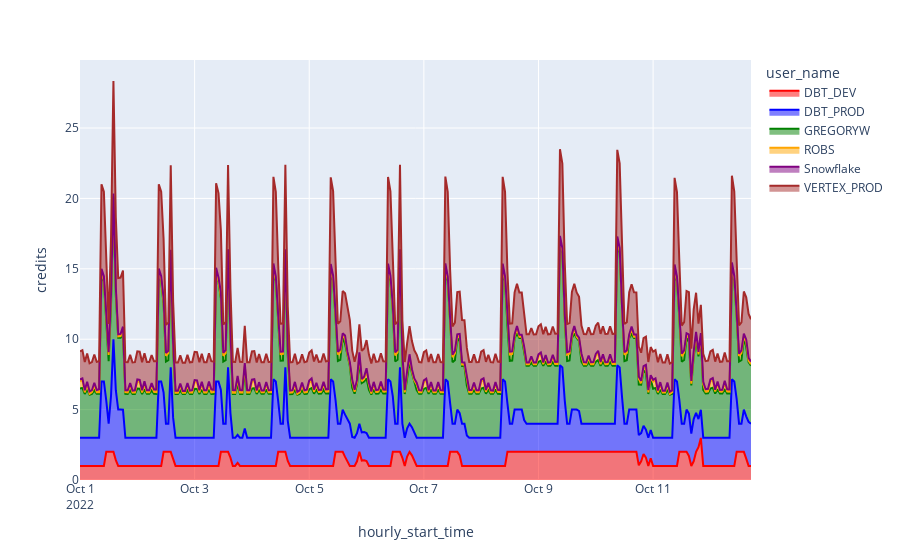

Notebook source saved alongside this figure:
### Code cell
df_by_user_ts = df.groupby(['user_name','hourly_start_time']).sum('numeric_only').reset_index()
fig = px.area(df_by_user_ts, x="hourly_start_time", y="credits", color="user_name",color_discrete_sequence=color_scheme)
fig.show()

### Figure 1 — Plotly figure (JSON) as saved in the notebook; plotly's stock layout.template omitted (floating-point values rounded to 4 significant figures; data arrays with more than 128 entries replaced by an {"elided": "..."} marker saying what was removed)
{"data": [{"fillpattern": {"shape": ""}, "hovertemplate": "user_name=DBT_DEV<br>hourly_start_time=%{x}<br>credits=%{y}<extra></extra>", "legendgroup": "DBT_DEV", "line": {"color": "red"}, "marker": {"symbol": "circle"}, "mode": "lines", "name": "DBT_DEV", "orientation": "v", "showlegend": true, "stackgroup": "1", "type": "scatter", "x": {"elided": "282 str values"}, "xaxis": "x", "y": {"elided": "282 float values"}, "yaxis": "y"}, {"fillpattern": {"shape": ""}, "hovertemplate": "user_name=DBT_PROD<br>hourly_start_time=%{x}<br>credits=%{y}<extra></extra>", "legendgroup": "DBT_PROD", "line": {"color": "blue"}, "marker": {"symbol": "circle"}, "mode": "lines", "name": "DBT_PROD", "orientation": "v", "showlegend": true, "stackgroup": "1", "type": "scatter", "x": {"elided": "282 str values"}, "xaxis": "x", "y": {"elided": "282 float values"}, "yaxis": "y"}, {"fillpattern": {"shape": ""}, "hovertemplate": "user_name=GREGORYW<br>hourly_start_time=%{x}<br>credits=%{y}<extra></extra>", "legendgroup": "GREGORYW", "line": {"color": "green"}, "marker": {"symbol": "circle"}, "mode": "lines", "name": "GREGORYW", "orientation": "v", "showlegend": true, "stackgroup": "1", "type": "scatter", "x": {"elided": "282 str values"}, "xaxis": "x", "y": {"elided": "282 float values"}, "yaxis": "y"}, {"fillpattern": {"shape": ""}, "hovertemplate": "user_name=ROBS<br>hourly_start_time=%{x}<br>credits=%{y}<extra></extra>", "legendgroup": "ROBS", "line": {"color": "orange"}, "marker": {"symbol": "circle"}, "mode": "lines", "name": "ROBS", "orientation": "v", "showlegend": true, "stackgroup": "1", "type": "scatter", "x": {"elided": "282 str values"}, "xaxis": "x", "y": {"elided": "282 float values"}, "yaxis": "y"}, {"fillpattern": {"shape": ""}, "hovertemplate": "user_name=Snowflake<br>hourly_start_time=%{x}<br>credits=%{y}<extra></extra>", "legendgroup": "Snowflake", "line": {"color": "purple"}, "marker": {"symbol": "circle"}, "mode": "lines", "name": "Snowflake", "orientation": "v", "showlegend": true, "stackgroup": "1", "type": "scatter", "x": {"elided": "282 str values"}, "xaxis": "x", "y": {"elided": "282 float values"}, "yaxis": "y"}, {"fillpattern": {"shape": ""}, "hovertemplate": "user_name=VERTEX_PROD<br>hourly_start_time=%{x}<br>credits=%{y}<extra></extra>", "legendgroup": "VERTEX_PROD", "line": {"color": "brown"}, "marker": {"symbol": "circle"}, "mode": "lines", "name": "VERTEX_PROD", "orientation": "v", "showlegend": true, "stackgroup": "1", "type": "scatter", "x": {"elided": "282 str values"}, "xaxis": "x", "y": {"elided": "282 float values"}, "yaxis": "y"}], "layout": {"legend": {"title": {"text": "user_name"}, "tracegroupgap": 0}, "margin": {"t": 60}, "xaxis": {"anchor": "y", "domain": [0, 1], "title": {"text": "hourly_start_time"}}, "yaxis": {"anchor": "x", "domain": [0, 1], "title": {"text": "credits"}}}}
